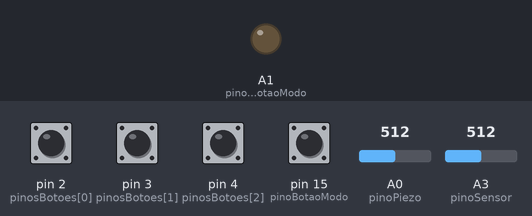
This sketch was run on a simulated Arduino Leonardo, built with avr-gcc and run on an emulated ATmega32U4. Shown: output pins drawn as LEDs (lit = HIGH). The test bench sets the inputs (shaded band); at power-on: pin 2 (pinosBotoes[0]), pin 3 (pinosBotoes[1]), pin 4 (pinosBotoes[2]), pin 15 (pinoBotaoModo) HIGH, A0 (pinoPiezo) = 512, A3 (pinoSensor) = 512.

Above: at 1.2 s.
1.3 s: pin 15 (pinoBotaoModo) pulled LOW for 0.15 s
At 3.34 s:
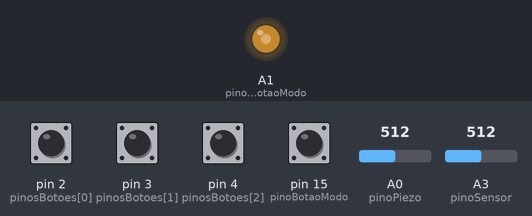
4.3 s: pin 2 (pinosBotoes[0]) pulled LOW for 0.15 s
7.4 s: pin 15 (pinoBotaoModo) pulled LOW for 1 s
At 9.4 s:
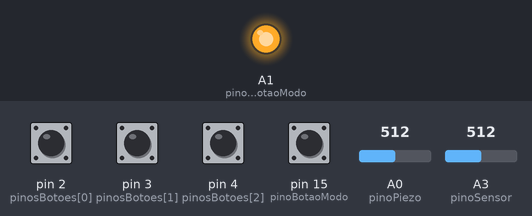
Timing chart, 0 to 10.9 s (numbered marks = the images above; inputs shaded):
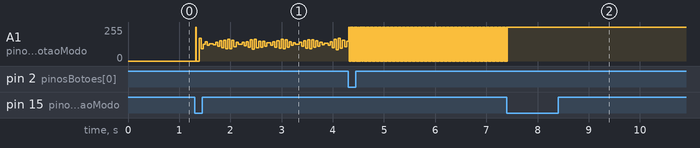

Measured:
- after the input at 7.4 s, A1 (pinoLedBotaoModo): goes on until 7.4 s, then stays 255/255
- by itself, A1 (pinoLedBotaoModo): alternates 255/255 for 0.01 s and 0/255 for 0.01 s

The sketch:

botoesFalantes.ino
```cpp
#include "MIDIUSB.h"
#include <Bounce2.h>

const byte QTDE_BOTOES = 3;
const int MIDI_CHANNEL = 10;
const byte QTDE_PAGINAS = 3;
const byte TEMPO_LEITURA_PIEZO = 10;

const byte pinosBotoes[QTDE_BOTOES] = {2, 3, 4};
const byte pinoSensor = A3;
const byte pinoBotaoModo = 15;
const byte pinoLedBotaoModo = A1;
const byte pinoPiezo = A0;

int velocityPiezo = 127;
int velocityMinimo = 60;
int sensibilidadePiezo = 400;

byte pagina = 0;

unsigned long millisAnteriorBlink = 0;
const long intervalo = 13;  // Intervalo de tempo em milissegundos (1 segundo)


byte notaMidi[QTDE_PAGINAS][QTDE_BOTOES] = {
  {60, 61, 62},
  {63, 64, 65},
  {66, 67, 68}
};

//byte ccMidiSensor = 11;

int leituraAnalogicaAtual;
int ultimaLeituraAnalogica;
float leituraAnalogicaFiltrada;

unsigned long tempo = 0;
unsigned long tempoAnterior = 0;
int picoPiezo = 0;


Bounce botao1 = Bounce();
Bounce botao2 = Bounce();
Bounce botao3 = Bounce();
Bounce botaoModo = Bounce();

Bounce* botoes[QTDE_BOTOES] = {&botao1, &botao2, &botao3};

void setup() {
  Serial.begin(9600);
  for (int i = 0; i < QTDE_BOTOES; i++) {
    pinMode(pinosBotoes[i], INPUT_PULLUP);
    botoes[i]->attach(pinosBotoes[i]);
    botoes[i]->interval(3);
  }
  botaoModo.attach(pinoBotaoModo, INPUT_PULLUP);
  botaoModo.interval(10);
  pinMode(pinoLedBotaoModo, OUTPUT);
}

void loop() {
  //  controlChange(MIDI_CHANNEL - 1, ccMidiSensor, analogRead(A3)/8);
  leituraAnalogicaAtual = analogRead(pinoSensor);
  leituraAnalogicaFiltrada = filtrar(leituraAnalogicaAtual, leituraAnalogicaFiltrada, 0.9);
  int leituraAnalogicaMapeada = map(leituraAnalogicaFiltrada, 760, 100, 8192, 16384);
  if (leituraAnalogicaMapeada < 8192) {
    leituraAnalogicaMapeada = 8192;
  }
  if (leituraAnalogicaMapeada > 16384) {
    leituraAnalogicaMapeada = 16384;
  }
  if (leituraAnalogicaMapeada != ultimaLeituraAnalogica) {
    //      MIDI.sendControlChange(ccMIDI[i], leituraAnalogicaMapeada, MidiChan);
    //    controlChange(MIDI_CHANNEL - 1, ccMidiSensor, leituraAnalogicaMapeada);
    //    Serial.println(leituraAnalogicaFiltrada);
    pitchBend(MIDI_CHANNEL - 1, leituraAnalogicaMapeada);
    MidiUSB.flush();

  }
  ultimaLeituraAnalogica = leituraAnalogicaMapeada;

  for (int i = 0; i < QTDE_BOTOES; i++) {
    botoes[i]->update();
    int index = i + 1;
    if (botoes[i]->fell()) {
      int leituraPiezo = analogRead(pinoPiezo);
      //      picoPiezo = leituraPiezo;
      picoPiezo = 0;
      tempo = millis();
      tempoAnterior = tempo;
      while (tempo - tempoAnterior <= TEMPO_LEITURA_PIEZO) {
        //        Serial.println(tempo - tempoAnterior);
        leituraPiezo = analogRead(pinoPiezo);
        if (leituraPiezo > picoPiezo) {
          picoPiezo = leituraPiezo;
          //          Serial.println(picoPiezo);
        }
        tempo = millis();
      }
      //      Serial.println();
      //      Serial.print("Imprimiu um pico massa: ");
      //      Serial.println(picoPiezo);
      velocityPiezo = map(picoPiezo, 0, sensibilidadePiezo, velocityMinimo, 127);
      if (velocityPiezo > 127) {
        velocityPiezo = 127;
      } else if (velocityPiezo < velocityMinimo) {
        velocityPiezo = velocityMinimo;
      }


      //      Serial.print("Apertou: botão ");
      //      Serial.println(i);
      //      MIDI.sendNoteOn(notasMIDI[i], 127, MidiChan);
      noteOn(MIDI_CHANNEL - 1, notaMidi[pagina][i], velocityPiezo);   // canal_midi, nota_midi, velocity_midi
      //      noteOn(MIDI_CHANNEL - 1, notaMidi[pagina][i], 100);   // canal_midi, nota_midi, velocity_midi
      MidiUSB.flush();
    }
    if (botoes[i]->rose()) {
      //            Serial.println("Levantou o botão ");
      //      Serial.println(i);
      //      MIDI.sendNoteOff(notasMIDI[i], 0, MidiChan);
      noteOff(MIDI_CHANNEL - 1, notaMidi[pagina][i], 0);   // canal_midi, nota_midi, velocity_midi
      MidiUSB.flush();
    }
  }

  if (pagina == 0) {
    digitalWrite(pinoLedBotaoModo, LOW);
  }

  if (pagina == 1) {
    unsigned long tempoAtualBlink = millis();

    if (tempoAtualBlink - millisAnteriorBlink >= intervalo) {
      millisAnteriorBlink = tempoAtualBlink;

      // Inverte o estado do LED (liga/desliga)
      if (digitalRead(pinoLedBotaoModo) == LOW) {
        digitalWrite(pinoLedBotaoModo, HIGH);
      } else {
        digitalWrite(pinoLedBotaoModo, LOW);
      }
    }
  }

  if (pagina == 2) {
    digitalWrite(pinoLedBotaoModo, HIGH);
  }

  botaoModo.update();
  if (botaoModo.fell()) {
    digitalWrite(pinoLedBotaoModo, HIGH);
    pagina++;
    if (pagina >= QTDE_PAGINAS) {
      pagina = 0;
    }
    //    Serial.println("APERTOU MODO");
    //    Serial.println(pagina);
  }
  if (botaoModo.rose()) {
    digitalWrite(pinoLedBotaoModo, LOW);
    //    Serial.println("SOLTOU MODO");
  }


}

void noteOn(byte channel, byte pitch, byte velocity) {
  midiEventPacket_t noteOn = {0x09, 0x90 | channel, pitch, velocity};
  MidiUSB.sendMIDI(noteOn);
}

void noteOff(byte channel, byte pitch, byte velocity) {
  midiEventPacket_t noteOff = {0x08, 0x80 | channel, pitch, velocity};
  MidiUSB.sendMIDI(noteOff);
}

void controlChange(byte channel, byte control, byte value) {
  midiEventPacket_t event = {0x0B, 0xB0 | channel, control, value};
  MidiUSB.sendMIDI(event);
}

void pitchBend(byte channel, int value) {
  // Split the 14-bit pitch bend value into two 7-bit values
  byte lsb = value & 0x7F;
  byte msb = (value >> 7) & 0x7F;

  midiEventPacket_t event = {0x0E, 0xE0 | channel, lsb, msb};
  MidiUSB.sendMIDI(event);
}


int filtrar(int valEntrada, int valFiltrado, float qtdeDeFiltragem) {
  return ((1 - qtdeDeFiltragem) * valEntrada) + (qtdeDeFiltragem * valFiltrado);
}
```
